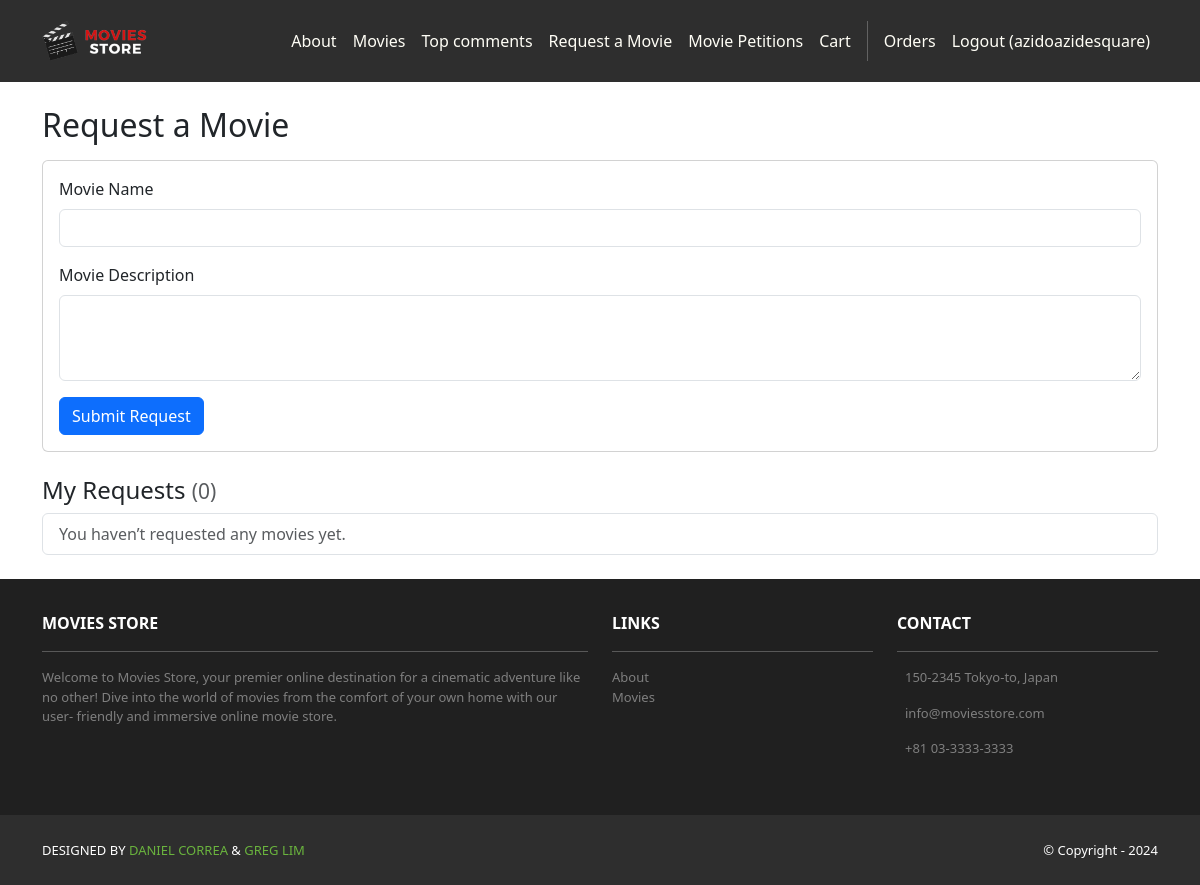
The app's page /movies/requests/ (signed in), older data.
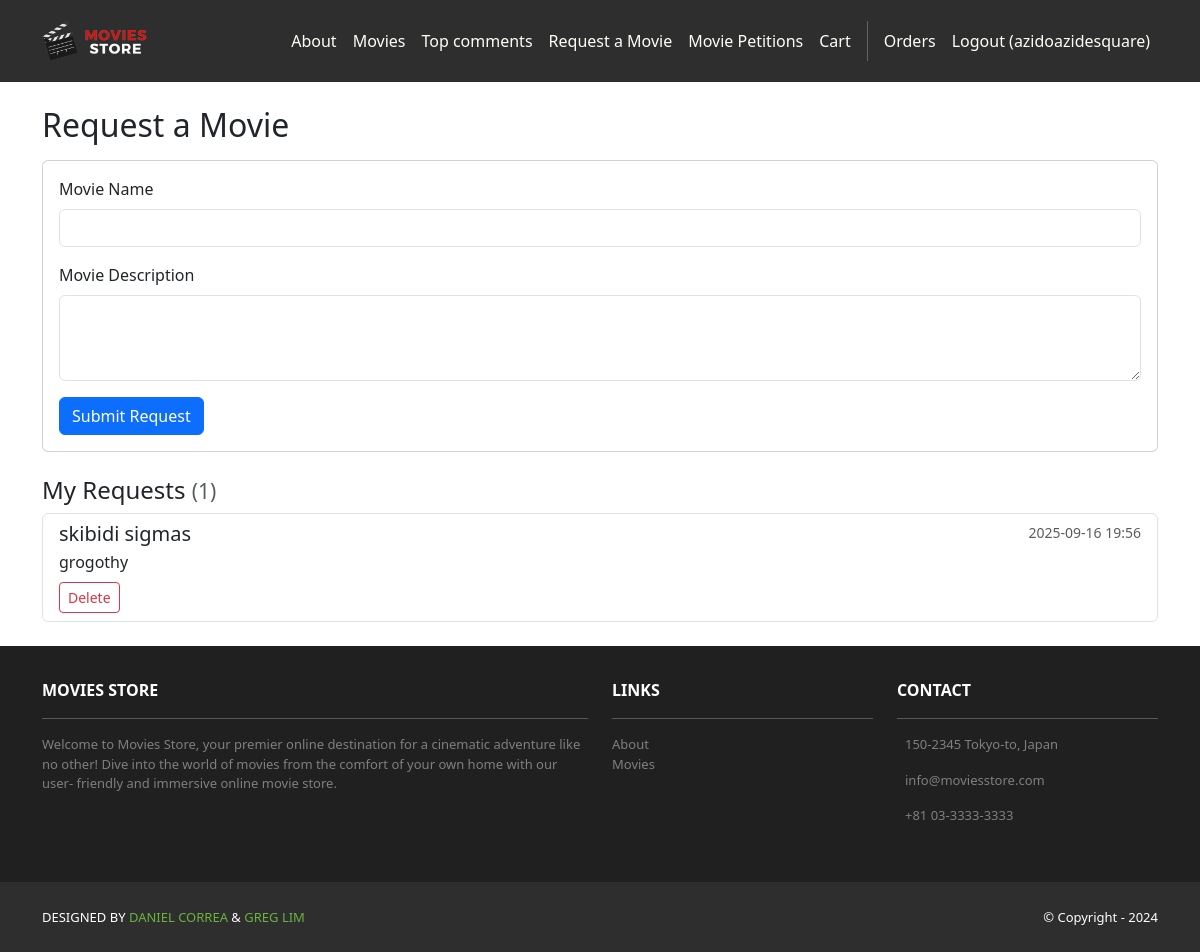
The same page, newer data.
### movies/models.py (models this page shows, shortened)
class MovieRequest(models.Model):
    user = models.ForeignKey(
        settings.AUTH_USER_MODEL,
        on_delete=models.CASCADE,
        related_name="movie_requests",
    )
    name = models.CharField(max_length=200)
    description = models.TextField(blank=True)
    created_at = models.DateTimeField(default=timezone.now)
    class Meta:
        ordering = ("-created_at",)

### movies/views.py (the view)
# urls.py: path('requests/', views.movie_requests, name='movies.requests'),
@login_required
def movie_requests(request):
    if request.method == "POST" and "delete_id" in request.POST:
        obj = get_object_or_404(MovieRequest, pk=request.POST.get("delete_id"), user=request.user)
        obj.delete()
        messages.success(request, "Request deleted.")
        return redirect("movies.requests")
    if request.method == "POST":
        form = MovieRequestForm(request.POST)
        if form.is_valid():
            MovieRequest.objects.create(
                user=request.user,
                name=form.cleaned_data["name"].strip(),
                description=form.cleaned_data["description"].strip(),
            )
            messages.success(request, "Request submitted. Thanks!")
            return redirect("movies.requests")
    else:
        form = MovieRequestForm()
    my_requests = MovieRequest.objects.filter(user=request.user)
    return render(
        request,
        "movies/requests.html",
        {"form": form, "my_requests": my_requests},
    )

### movies/forms.py
class MovieRequestForm(forms.ModelForm):
    class Meta:
        model = MovieRequest
        fields = ["name", "description"]
        labels = {
            "name": "Movie Name",
            "description": "Movie Description",
        }
        widgets = {
            "name": forms.TextInput(attrs={"class": "form-control"}),
            "description": forms.Textarea(attrs={"rows": 3, "class": "form-control"}),
        }

### movies/templates/movies/requests.html (shortened to what this page needs)
{% extends 'base.html' %}
{% load static %}
{% block content %}
<div class="container py-4">
  <h2 class="mb-3">Request a Movie</h2>
  <div class="card mb-4">
    <div class="card-body">
      <form method="post" action="{% url 'movies.requests' %}">
        <div class="mb-3">
          <label for="{{ form.name.id_for_label }}" class="form-label">{{ form.name.label }}</label>
          {{ form.name }}
        </div>
        <div class="mb-3">
          <label for="{{ form.description.id_for_label }}" class="form-label">{{ form.description.label }}</label>
          {{ form.description }}
        </div>
        <button type="submit" class="btn btn-primary">Submit Request</button>
      </form>
    </div>
  </div>
  <h4 class="mb-2">My Requests <small class="text-muted">({{ my_requests|length }})</small></h4>
  <div class="list-group">
    {% for r in my_requests %}
      <div class="list-group-item">
        <div class="d-flex w-100 justify-content-between">
          <h5 class="mb-1">{{ r.name }}</h5>
          <small class="text-muted">{{ r.created_at|date:"Y-m-d H:i" }}</small>
        </div>
        <p class="mb-2">{{ r.description|linebreaksbr }}</p>
        <form method="post" action="{% url 'movies.requests' %}" onsubmit="return confirm('Delete this request?');">
          <button type="submit" class="btn btn-outline-danger btn-sm">Delete</button>
        </form>
      </div>
    {% empty %}
      <div class="list-group-item text-muted">You haven’t requested any movies yet.</div>
    {% endfor %}
  </div>
</div>
{% endblock %}

Row changes from the older to the newer data that the page shows:
added MovieRequest: name "skibidi sigmas", created_at "2025-09-16 19:56", description "grogothy"
Text that changed along with them:
{{ my_requests|length }}: "0" → "1"
text no longer shown: "You haven’t requested any movies yet."
